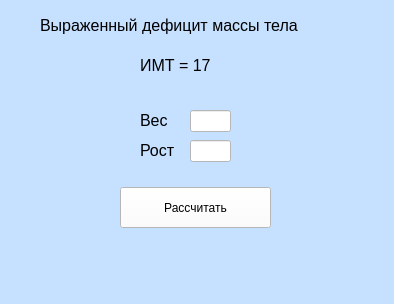
<?xml version="1.0" encoding="UTF-8"?>
<ui version="4.0">
 <class>MainWindow</class>
 <widget class="QMainWindow" name="MainWindow">
  <property name="geometry">
   <rect>
    <x>0</x>
    <y>0</y>
    <width>394</width>
    <height>304</height>
   </rect>
  </property>
  <property name="windowTitle">
   <string>MainWindow</string>
  </property>
  <property name="styleSheet">
   <string notr="true">background-color: rgb(198, 224, 255);</string>
  </property>
  <widget class="QWidget" name="centralwidget">
   <property name="autoFillBackground">
    <bool>false</bool>
   </property>
   <widget class="QPushButton" name="pushButton">
    <property name="geometry">
     <rect>
      <x>120</x>
      <y>187</y>
      <width>151</width>
      <height>41</height>
     </rect>
    </property>
    <property name="styleSheet">
     <string notr="true">
background-color: rgb(255, 255, 255);</string>
    </property>
    <property name="text">
     <string>Рассчитать</string>
    </property>
   </widget>
   <widget class="QLineEdit" name="lineEdit_weight">
    <property name="geometry">
     <rect>
      <x>190</x>
      <y>110</y>
      <width>41</width>
      <height>22</height>
     </rect>
    </property>
    <property name="styleSheet">
     <string notr="true">background-color: rgb(255, 255, 255);</string>
    </property>
    <property name="text">
     <string/>
    </property>
   </widget>
   <widget class="QLineEdit" name="lineEdit_height">
    <property name="geometry">
     <rect>
      <x>190</x>
      <y>140</y>
      <width>41</width>
      <height>22</height>
     </rect>
    </property>
    <property name="styleSheet">
     <string notr="true">background-color: rgb(255, 255, 255);</string>
    </property>
   </widget>
   <widget class="QLabel" name="label_weight">
    <property name="geometry">
     <rect>
      <x>140</x>
      <y>110</y>
      <width>41</width>
      <height>21</height>
     </rect>
    </property>
    <property name="font">
     <font>
      <pointsize>12</pointsize>
     </font>
    </property>
    <property name="styleSheet">
     <string notr="true"/>
    </property>
    <property name="text">
     <string>Вес</string>
    </property>
   </widget>
   <widget class="QLabel" name="label_height">
    <property name="geometry">
     <rect>
      <x>140</x>
      <y>140</y>
      <width>41</width>
      <height>21</height>
     </rect>
    </property>
    <property name="font">
     <font>
      <pointsize>12</pointsize>
     </font>
    </property>
    <property name="text">
     <string>Рост</string>
    </property>
   </widget>
   <widget class="QLabel" name="label_info">
    <property name="geometry">
     <rect>
      <x>40</x>
      <y>10</y>
      <width>321</width>
      <height>31</height>
     </rect>
    </property>
    <property name="font">
     <font>
      <pointsize>12</pointsize>
     </font>
    </property>
    <property name="text">
     <string>Выраженный дефицит массы тела</string>
    </property>
   </widget>
   <widget class="QLabel" name="label_imt">
    <property name="geometry">
     <rect>
      <x>140</x>
      <y>50</y>
      <width>111</width>
      <height>31</height>
     </rect>
    </property>
    <property name="font">
     <font>
      <pointsize>12</pointsize>
     </font>
    </property>
    <property name="text">
     <string>ИМТ = 17</string>
    </property>
   </widget>
  </widget>
  <widget class="QMenuBar" name="menubar">
   <property name="geometry">
    <rect>
     <x>0</x>
     <y>0</y>
     <width>394</width>
     <height>26</height>
    </rect>
   </property>
  </widget>
  <widget class="QStatusBar" name="statusbar"/>
 </widget>
 <resources/>
 <connections/>
</ui>
